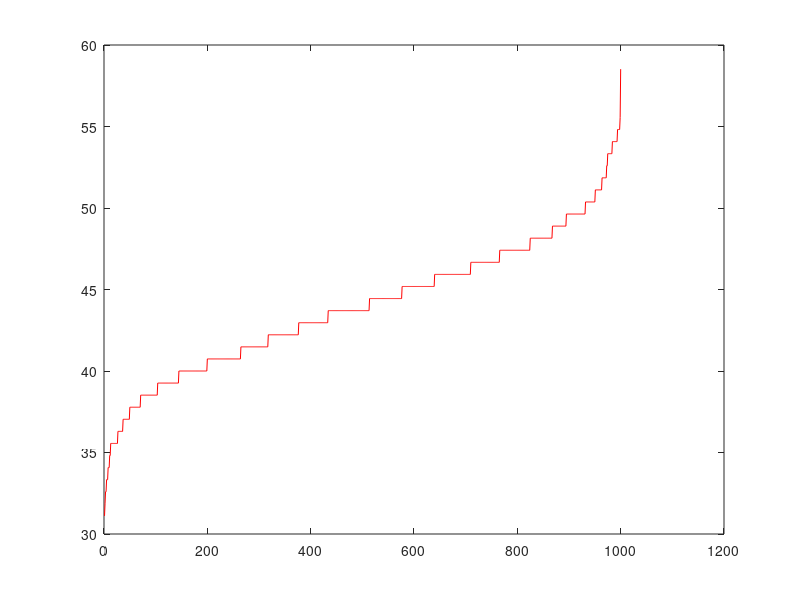

Reproduce this figure in MATLAB.
clear;
fid = fopen('outcurve10.txt');
tline = fgetl(fid);
x=1:1001;
y=[];
tline(tline==',') = '.';   
C = strsplit(tline,' ');
numbers = str2double(C);
num = sort(numbers);
for (i = 1: length(num))
    y = [y, num(i)];
end
figure;
plot(x,y, '-r');
fclose(fid);